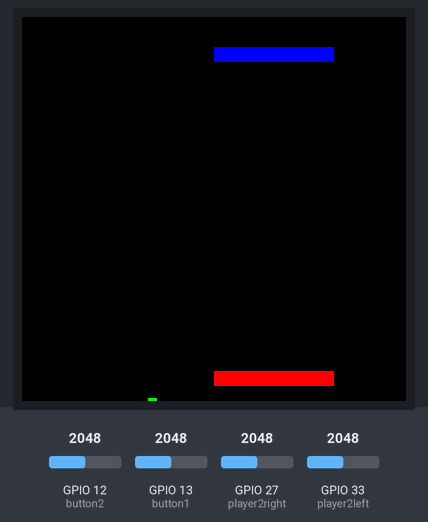
A sketch run on a simulated ESP32. On the bench: 128×128 colour display. The inputs (shaded band) are chosen by the test bench; at power-on: GPIO 12 (button2) = 2048, GPIO 13 (button1) = 2048, GPIO 27 (player2right) = 2048, GPIO 33 (player2left) = 2048. Random numbers use the default seed unless the sketch sets one.

Above: at 1.2 s.
1.3 s: GPIO 12 (button2) set to 1960
4.3 s: GPIO 13 (button1) set to 1960
At 6.1 s:
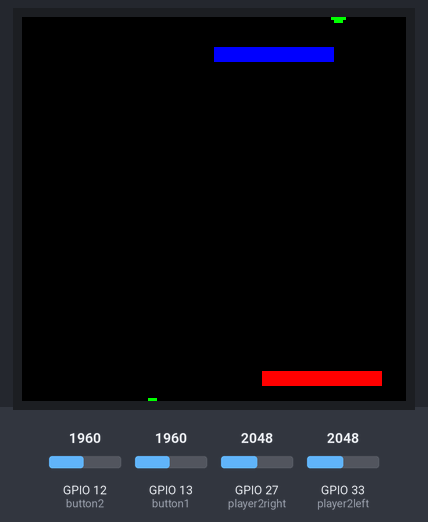
6.2 s: GPIO 27 (player2right) set to 1960
At 9.04 s:
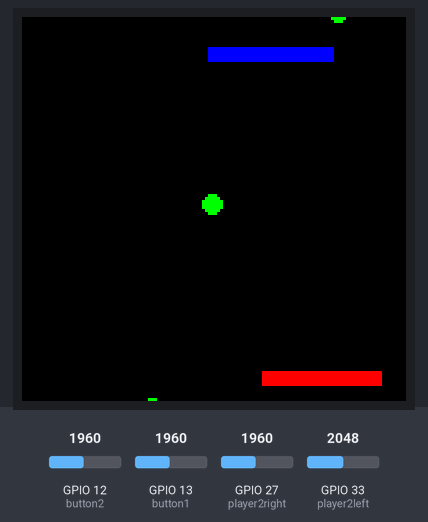
9.2 s: GPIO 33 (player2left) set to 1960
At 11.1 s:
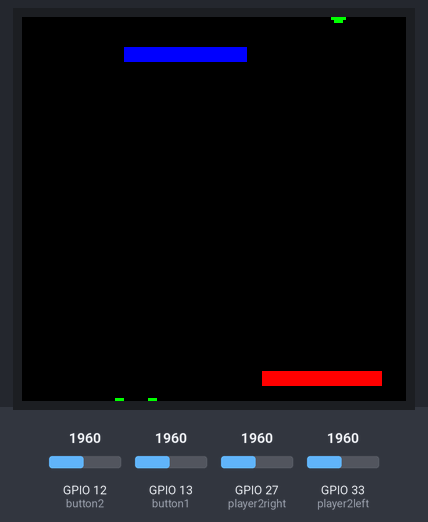
11.3 s: GPIO 12 (button2) set to 2040
At 13.72 s:
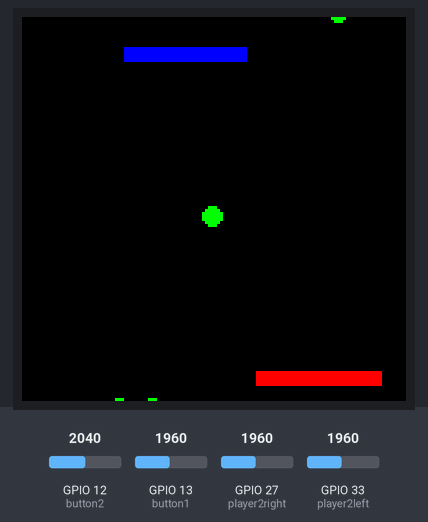
14.3 s: GPIO 13 (button1) set to 2040
At 17.0 s:
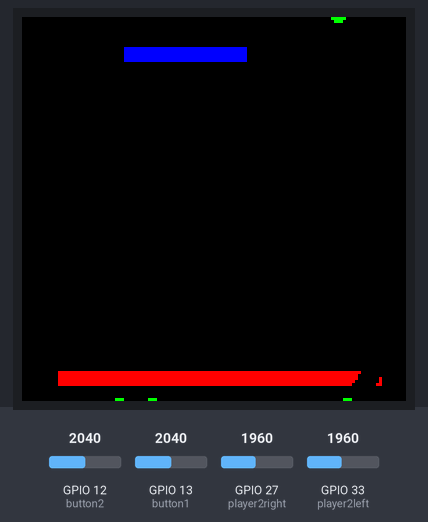
Timing chart, 0 to 17.3 s (numbered marks = the images above; inputs shaded):
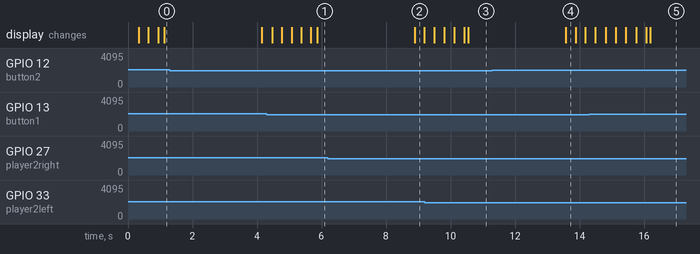

The sketch:

Pong_Test.ino
```cpp
#define button1 13
#define button2 12
#define player2right 27
#define player2left 33

// Screen dimensions
#define SCREEN_WIDTH  128
#define SCREEN_HEIGHT 128 // Change this to 96 for 1.27" OLED.

#define DIN_PIN  18 //defines data in pin connected to MOSI 18
#define CLK_PIN  5 //defines clock pin connected to sclk
#define CS_PIN   15 //defines chip select pin
#define DC_PIN   32 //defines data/command pin
#define RST_PIN  14 //defines reset pin

// Color definitions
#define  BLACK           0x0000
#define BLUE            0x001F
#define RED             0xF800
#define GREEN           0x07E0
#define CYAN            0x07FF
#define MAGENTA         0xF81F
#define YELLOW          0xFFE0
#define WHITE           0xFFFF

#include <Adafruit_GFX.h>
#include <Adafruit_SSD1351.h>
#include <SPI.h>

// Option 1: use any pins but a little slower
Adafruit_SSD1351 tft = Adafruit_SSD1351(SCREEN_WIDTH, SCREEN_HEIGHT, CS_PIN, DC_PIN, DIN_PIN, CLK_PIN, RST_PIN);

// Option 2: must use the hardware SPI pins
// (for UNO thats sclk = 13 and sid = 11) and pin 10 must be
// an output. This is much faster - also required if you want
// to use the microSD card (see the image drawing example)
//Adafruit_SSD1351 tft = Adafruit_SSD1351(SCREEN_WIDTH, SCREEN_HEIGHT, &SPI, CS_PIN, DC_PIN, RST_PIN);

float p = 3.1415926;

int p1x = 128 / 2;
int p1y = 128 - 10;

int p2x = 128 / 2;
int p2y = 10;

int width = 40;
int height = 5;

float ballx = 128 / 2;
float bally = 20;
float Vx = random(-100, 100) / 50.0;
float speed = 2;
float direction = 1;
int ballRadius = 3;
int lastHit = 0; //If lasthit is 0, anyone can hit, after you hit the ball lasthit
//is your number and you can't hit it again

int numHits = 0;

void setup() {
  // put your setup code here, to run once:

  Serial.begin(115200);

  pinMode(button1, INPUT);
  pinMode(button2, INPUT);
  pinMode(player2right, INPUT);
  pinMode(player2left, INPUT);

  tft.begin();

  tft.fillScreen(BLACK);

  tft.fillRect(p1x, p1y, width, height, RED);
  tft.fillRect(p2x, p2y, width, height, BLUE);
  tft.fillCircle(ballx, bally, ballRadius, GREEN);

}

void movePlayer(int player, int direction) {
  //player = 1 or 2, direction = -1 for left, 1 for right
  int dx = speed * -direction;
  if (player == 1) {
    p1x = p1x + dx;
    if (p1x < 0 || p1x + width > SCREEN_WIDTH) {
      p1x = p1x - dx;
    }
    tft.fillRect(p1x, p1y, width, height, RED);
    tft.fillRect(p1x - dx, p1y, dx, height, BLACK);
    tft.fillRect(p1x + width + 1, p1y, dx, height, BLACK);
  }
  if (player == 2) {
    p2x = p2x + dx;
  }
  if (p2x < 0 || p2x + width > SCREEN_WIDTH) {
    p2x = p2x - dx;
  }
  tft.fillRect(p2x, p2y, width, height, BLUE);
  tft.fillRect(p2x - dx, p2y, dx, height, BLACK);
  tft.fillRect(p2x + width + 1, p2y, dx, height, BLACK);
}

void moveBall() {
  tft.fillCircle(ballx, bally, ballRadius, BLACK);
  ballx = ballx + Vx;
  bally = bally + speed * direction;
  tft.fillCircle(ballx, bally, ballRadius, GREEN);

  if (ballx - ballRadius <= 0 || ballx + ballRadius >= 128) {
    Vx = -Vx;
  }


//p1 hit the ball
  if (bally + ballRadius > p1y - speed * 2 && bally + ballRadius < p1y + speed * 2 && (ballx >= p1x && ballx <= p1x + width) && lastHit != 1) {
    direction = -direction;
    Vx = -(width / 2 - (ballx - p1x)) / width * 3;
    numHits += 1;
    if (numHits % 4 == 0 && numHits > 1){
      speed += .5;
    }
    lastHit = 1;
  }

  if (bally - ballRadius > p2y + height - speed * 2 && bally - ballRadius < p2y + height + speed * 2 && (ballx >= p2x && ballx <= p2x + width) && lastHit != 2) {
    direction = -direction;
    Vx = -(width / 2 - (ballx - p2x)) / width * 3;
    numHits += 1;
    if (numHits % 4 == 0 && numHits > 1){
      speed += .5;
    }
    lastHit = 2;
  }


  if (bally > 128) {
    delay(3000);
    while (analogRead(button1) > 2000 && analogRead(button2) > 2000 && analogRead(player2left) > 2000 && analogRead(player2right) > 2000) {
      delay(500);
    }
    ballx = 128 / 2;
    bally = 128/2;
    speed = 2;
    direction = 1;
    numHits = 0;
    lastHit = 0;
  }

  if (bally < 0) {
    delay(3000);
    while (analogRead(button1) > 2000 && analogRead(button2) > 2000  && analogRead(player2left) > 2000 && analogRead(player2right) > 2000){
      delay(500);
    }
    ballx = 128 / 2;
    bally = 128/2;
    speed = 2;
    direction = -1;
    numHits = 0;
    lastHit = 0;
  }
}

void loop() {
  // put your main code here, to run repeatedly:

  if (analogRead(button1) < 2000) {
    movePlayer(1, 1);
  }
  if (analogRead(button2) < 2000) {
    movePlayer(1, -1);
  }
  if (analogRead(player2right) < 2000) {
    movePlayer(2, 1);
  }
  if (analogRead(player2left) < 2000) {
    movePlayer(2, -1);
  }
  moveBall();
  delay(20);
}
```
